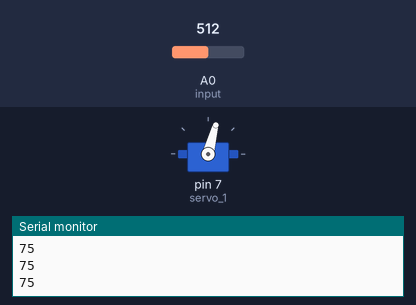
Bench run of a sketch on a simulated Arduino Uno, built with avr-gcc and run on an emulated ATmega328P. Shown: servo, the last lines printed to the serial monitor. The inputs (shaded band) are chosen by the test bench; at power-on: A0 (input) = 512.

Above: at 1.2 s.
1.3 s: A0 (input) set to 716
At 1.8 s:
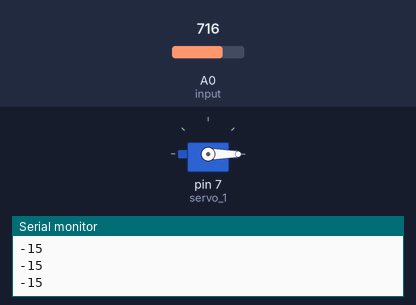
2.8 s: A0 (input) set to 306
At 3.1 s:
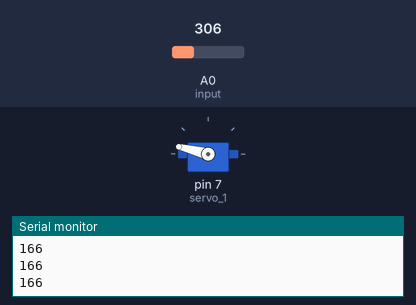
4.3 s: A0 (input) set to 122
At 5.3 s:
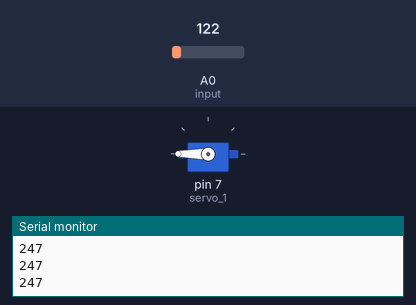
5.8 s: A0 (input) set to 511
At 6.2 s:
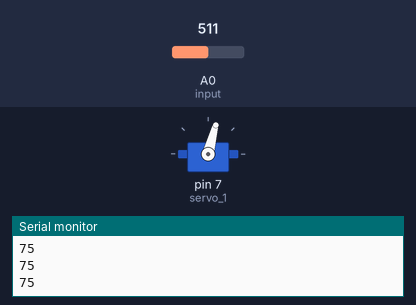
7.3 s: A0 (input) set to 900
At 8.7 s:
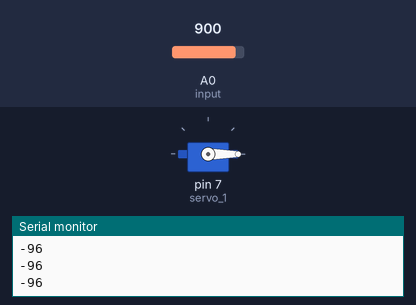
Timing chart, 0 to 9.8 s (numbered marks = the images above; inputs shaded):
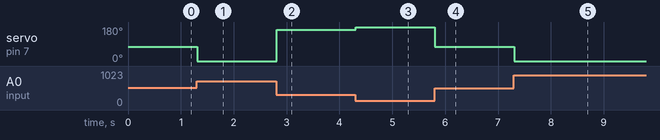

Measured:
- after the input at 1.3 s, servo on pin 7 (servo_1): 75° → 0° at once
- after the input at 2.8 s, servo on pin 7 (servo_1): 0° → 166° at once
- after the input at 4.3 s, servo on pin 7 (servo_1): 166° → 180° at once
- after the input at 5.8 s, servo on pin 7 (servo_1): 180° → 75° at once
- after the input at 7.3 s, servo on pin 7 (servo_1): 75° → 0° at once

The sketch:

Flex_sensor_with_Servo_motor.ino
```cpp
// C++ code
#include<Servo.h>

Servo servo_1;
int input=A0;
void setup()
{
  Serial.begin(9600);
  servo_1.attach(7);
}

void loop()
{
  int result = angle();
  servo_1.write(result);
  delay(15);
  Serial.println(result);
}
int angle(){
  int sensor_value= analogRead(input);
  int angle= map(sensor_value,682,275,0,180);// Used a 60 ohm resistor
 return angle;
}
```
